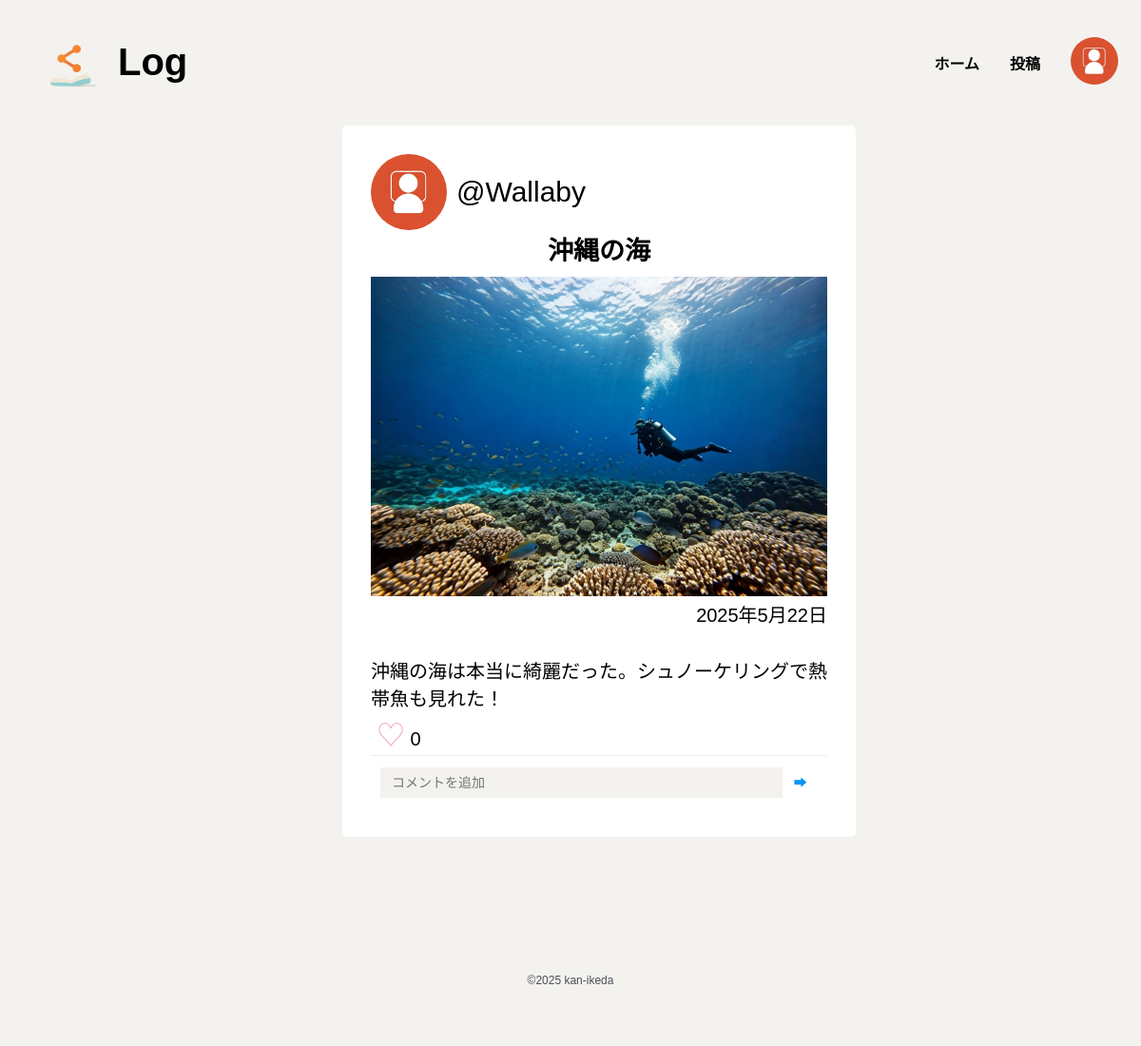
Before: /5/ with the older database file.
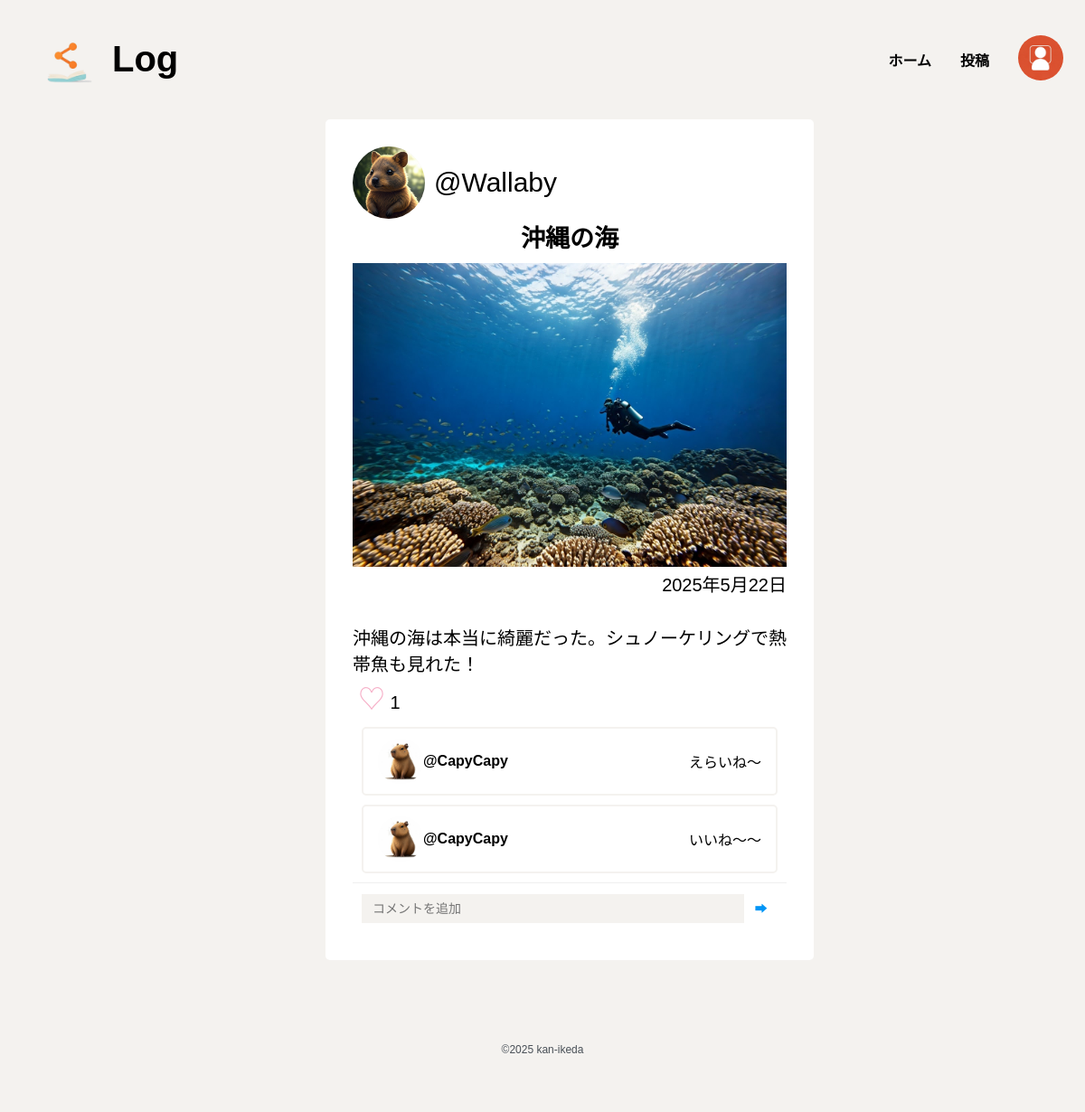
After: the same page with the newer database file.
### mylog/models.py (models this page shows, shortened)
class Log(models.Model):
    title = models.CharField('タイトル', max_length=100)
    image = models.ImageField('画像', upload_to='logs/', blank=True, null=True)
    date = models.DateField('日付', auto_now_add=True)
    author = models.ForeignKey(User, on_delete=models.CASCADE, verbose_name='作者')
    content = models.TextField('内容', blank=True, null=True)
    tags = models.ManyToManyField(Tag, related_name='タグ')
    datetime = models.DateTimeField(auto_now_add=True)
    is_public = models.BooleanField(default=True)

class Comment(models.Model):
    log = models.ForeignKey(Log, on_delete=models.CASCADE, verbose_name='日記', related_name='comments')  # 紐付ける日記
    user = models.ForeignKey(User, on_delete=models.CASCADE, verbose_name='投稿者')  # コメントしたユーザー
    content = models.TextField('コメント内容')
    created_at = models.DateTimeField('投稿日時', auto_now_add=True)

### accounts/models.py (models this page shows, shortened)
class Profile(models.Model):
    user = models.OneToOneField(User, on_delete=models.CASCADE)
    bio = models.TextField(max_length=500, blank=True)
    birth_date = models.DateField(null=True, blank=True)
    avatar = models.ImageField(upload_to='avatars/', null=True, blank=True)

### mylog/views.py (the view)
# urls.py: path('<int:pk>/', views.LogDetailView.as_view(), name='log_detail'), # 日記詳細
class LogDetailView(DetailView):
    model = Log
    template_name = 'mylog/log_detail.html'
    context_object_name = 'log'
    def get_context_data(self, **kwargs):
        context = super().get_context_data(**kwargs)
        log = self.get_object()
        context['comments'] = log.comments.order_by('-created_at')  # コメントを新しい順に取得
        context['comment_form'] = CommentForm()  # コメントフォーム
        context['like_count'] = log.likes.count()  # いいねの数を取得
        return context

### mylog/form.py
class CommentForm(forms.ModelForm):
    class Meta:
        model = Comment
        fields = ('content',)
        widgets = {
            'content': forms.TextInput(attrs={
                'class': 'comment_content form_input',
                'rows': 3,
                'placeholder': 'コメントを追加',
            }),
        }

### templates/mylog/log_detail.html (shortened to what this page needs)
{% extends 'base.html' %}
{% load static %}
{% load mylog_tags %}
{% block extra_css %}
<link rel="stylesheet" type="text/css" href="{% static 'css/log_detail.css' %}">
{% endblock %}
{% block content %}
<div class="body">
    <div class="detail">
        <div class="author bg-w">
            <div class="author_icon bg-w">
                {% if log.author.profile.avatar %}
                <img src="{{ log.author.profile.avatar.url }}" alt="ユーザーアイコン">
                {% else %}
                <img src="{% static 'images/user_icon.jpg' %}" alt="デフォルトユーザーアイコン">
                {% endif %}
            </div>
            <div class="user_name bg-w">
                @{{ log.author.username }}
            </div>
        </div>
        <div class="title bg-w">
            <h2 class="bg-w">{{ log.title }}</h2>
        </div>
        <div class="log_img bg-w">
            {% if log.image %}
            <img src="{{ log.image.url }}" alt="投稿画像" class="bg-w">
            {% else %}
            <img src="{% static 'images/NoImage.jpg' %}" alt="画像なし" class="bg-w">
            {% endif %}
        </div>
        <div class="word bg-w">
            <div class="date bg-w">{{ log.date }}</div>
        </div>
        <div class="content bg-w">{{ log.content }}</div>
        <div class="like-section bg-w">
            <div class="like-container bg-w">
                <p class="bg-w">
                <form method="post" action="{% url 'mylog:like' log.pk %}" class="bg-w">
                    <button type="submit" class="like-button bg-w">
                        {% if user.is_authenticated and log|has_liked:user %}
                        <span class="bg-w">♥</span> {{ like_count }}
                        {% else %}
                        <span class="bg-w">♡</span> {{ like_count }}
                        {% endif %}
                    </button>
                </form>
                </p>
            </div>
        </div>
        <div class="comments-section bg-w">
            {% for comment in comments %}
            <div class="comment bg-w">
                <div class="comment-author bg-w">
                    {% if comment.user.profile.avatar %}
                    <img src="{{ comment.user.profile.avatar.url }}" alt="コメントユーザーアイコン" class="comment-user-icon bg-w">
                    {% else %}
                    <img src="{% static 'images/user_icon.jpg' %}" alt="デフォルトコメントユーザーアイコン"
                        class="comment-user-icon bg-w">
                    {% endif %}
                    <strong class="bg-w comment-username">@{{ comment.user.username }}</strong>
                </div>
                <p class="bg-w">{{ comment.content }}</p>
            </div>
            {% endfor %}
        </div>
        <div class="add-comment-section bg-w">
            <form method="post" action="{% url 'mylog:add_comment' log.pk %}" class="bg-w">
                {{comment_form.content}}
                <button type="submit" class="bg-w">➡</button>
            </form>
        </div>
    </div>
</div>
{% endblock %}

Changed rows visible on the page:
changed through a linked row, Log "沖縄の海": author.profile.avatar: picture added
added Comment: user.profile.avatar (picture), user.username "CapyCapy", content "えらいね～"
added Comment: user.profile.avatar (picture), user.username "CapyCapy", content "いいね～～"
Other visible differences:
{{ like_count }}: "0" → "1"
